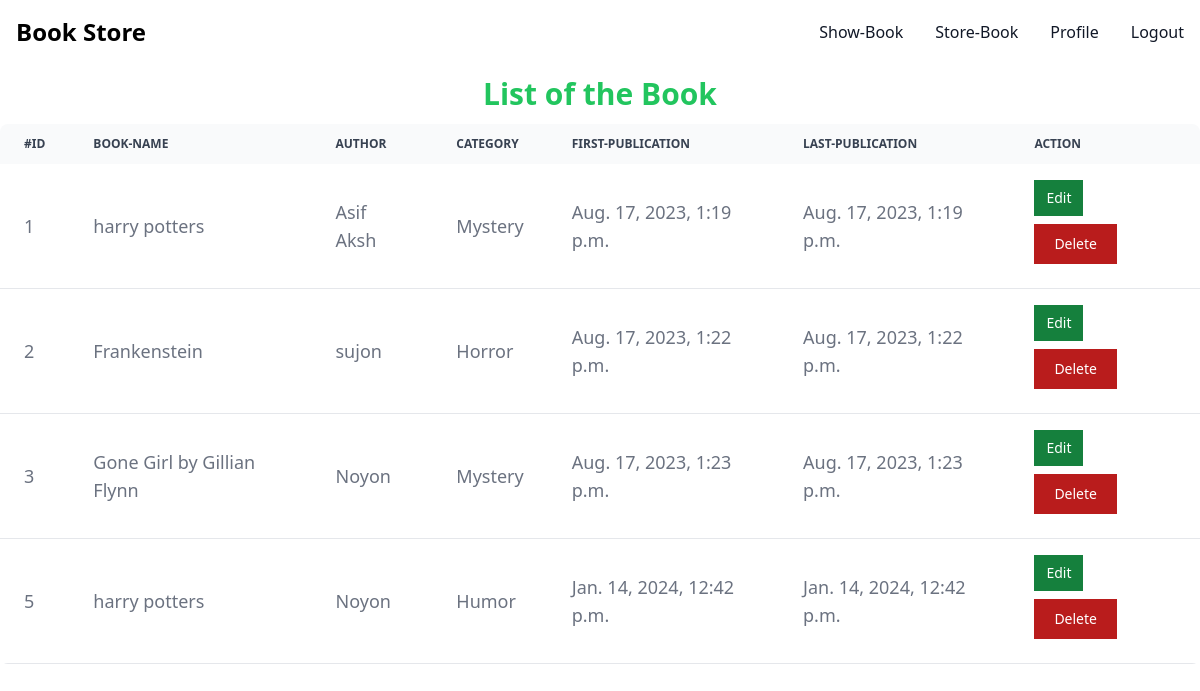
/show_book_store/ (signed in), run on the app's committed database.
### books/models.py (models this page shows)
class BookStoreModel(models.Model):
    CATEGORY = (
        ('Mystery', 'Mystery'),
        ('Thriller','Thriller'),
        ('Sci_Fi', 'Sci_Fi'),
        ('Humor', 'Humor'),
        ('Horror', 'Horror'),
    )
    id = models.IntegerField(primary_key=True)
    book_name = models.CharField(max_length=30)
    author = models.CharField(max_length=30)
    category = models.CharField(max_length=30, choices=CATEGORY)
    first_pub = models.DateTimeField(auto_now_add=True)
    last_pub = models.DateTimeField(auto_now=True)

### books/views.py (the view)
# urls.py: path('show_book_store/',views.show_book,name ='show_book'),
def show_book(request):
    book = BookStoreModel.objects.all()
    print(book)
    return render(request,'show_book.html',{'data':book})

### books/templates/show_book.html
{% extends "base.html" %}
{% block content %}
<h1 class="text-3xl text-center font-semibold my-3 text-green-500">List of the Book</h1>
<div class="relative overflow-x-auto  sm:rounded-lg">
    {% if data%}
    <table class="w-80% mx-auto text-lg text-left text-gray-500 dark:text-gray-400">
        <thead class="text-xs text-gray-700 uppercase bg-gray-50 dark:bg-gray-700 dark:text-gray-400">
            <tr>
                <th scope="col" class="px-6 py-3">
                    #id
                </th>
                <th scope="col" class="px-6 py-3">
                    Book-Name
                </th>
                <th scope="col" class="px-6 py-3">
                    Author
                </th>
                <th scope="col" class="px-6 py-3">
                    Category
                </th>
                <th scope="col" class="px-6 py-3">
                    First-Publication
                </th>
                <th scope="col" class="px-6 py-3">
                    Last-Publication
                </th>
                <th scope="col" class="px-6 py-3">
                    Action
                </th>
            </tr>
        </thead>
        <tbody>
            {% for item in data%}
            <tr class="bg-white border-b dark:bg-gray-800 dark:border-gray-700 hover:bg-gray-50 dark:hover:bg-gray-600">
                <td class="px-6 py-4">
                    {{item.id}}
                </td>
                <td class="px-6 py-4">
                    {{item.book_name}}
                </td>
                <td class="px-6 py-4">
                    {{item.author}}
                </td>
                <td class="px-6 py-4">
                    {{item.category}}
                </td>
                <td class="px-6 py-4">
                    {{item.first_pub}}
                </td>
                <td class="px-6 py-4">
                    {{item.last_pub}}
                </td>
                <td class="px-6 py-4">
                    <button type="button" class="text-white bg-green-700 hover:bg-green-800 focus:outline-none focus:ring-4 focus:ring-green-300 font-medium rounded-none text-sm px-3 py-2 text-center mr-2 mb-2 dark:bg-green-600 dark:hover:bg-green-700 dark:focus:ring-green-900"><a href="{% url 'edit_book' id=item.id %}">Edit</a></button>
                    <button type="button" class="text-white bg-red-700 hover:bg-red-800 focus:outline-none focus:ring-4 focus:ring-red-300 font-medium rounded-none text-sm px-5 py-2.5 text-center mr-2 mb-2 dark:bg-red-600 dark:hover:bg-red-700 dark:focus:ring-red-900"><a href="{% url 'delete_book' id=item.id %}">Delete</a></button>
                </td>
            </tr>
            {% endfor %}
        </tbody>
        {% else%}
        <h1 class="text-red-700 text-center text-3xl ">No data available this table </h1>
        {% endif %}
    </table>
</div>
{% endblock %}

### data on the page
BookStoreModel: id "1", book_name "harry potters", author "Asif Aksh", category "Mystery", first_pub "Aug. 17, 2023, 1:19 p.m.", last_pub "Aug. 17, 2023, 1:19 p.m."
BookStoreModel: id "2", book_name "Frankenstein", author "sujon", category "Horror", first_pub "Aug. 17, 2023, 1:22 p.m.", last_pub "Aug. 17, 2023, 1:22 p.m."
BookStoreModel: id "3", book_name "Gone Girl by Gillian Flynn", author "Noyon", category "Mystery", first_pub "Aug. 17, 2023, 1:23 p.m.", last_pub "Aug. 17, 2023, 1:23 p.m."
BookStoreModel: id "5", book_name "harry potters", author "Noyon", category "Humor", first_pub "Jan. 14, 2024, 12:42 p.m.", last_pub "Jan. 14, 2024, 12:42 p.m."
